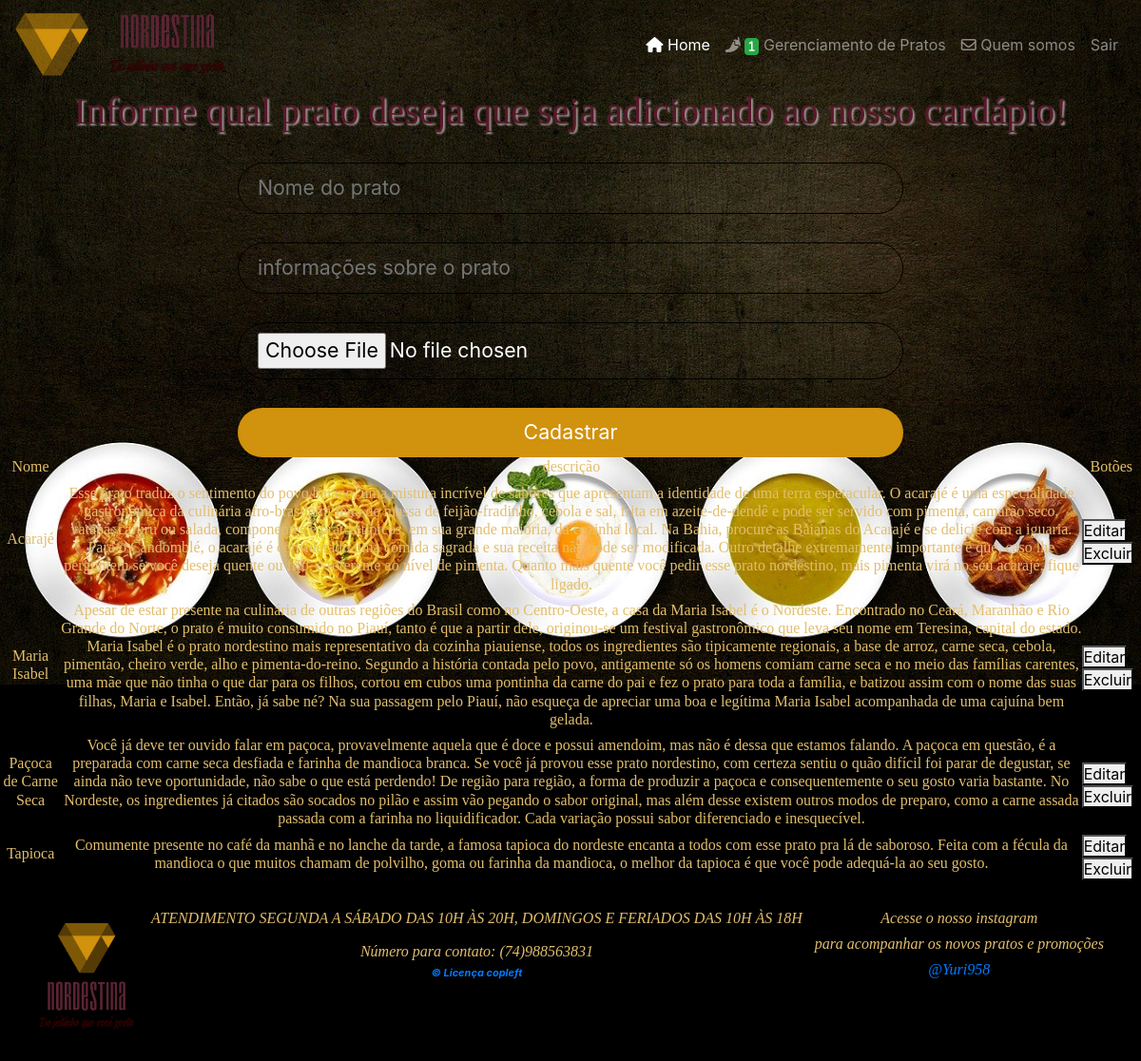
The page /especialdodia.php (signed in) on the database its author committed.
### tables this page shows
CREATE TABLE `pratos` (
  `id_prato` int(11) NOT NULL,
  `nome_do_prato` varchar(40) DEFAULT NULL,
  `inf_prato` text DEFAULT NULL,
  `imagem` varchar(255) DEFAULT NULL
);

### especialdodia.php (the view, shortened to what this page needs)
<?php
require_once "conectar.php";
$sql = "SELECT * FROM PRATOS";
$pratos = mysqli_query($con, $sql);
?>
<DOCTYPE html>
    <html lang="pt-br">
    <head>
        <link href="CSS/style.css" rel="stylesheet" type="text/css" />
    </head>
    <body>
        <?php include("cabecalho.php");
        ?>
        <h1>Informe qual prato deseja que seja adicionado ao nosso cardápio!</h1>
        <form method="POST" action="cadastrarPrato.php" enctype="multipart/form-data">
            <input class="input-prato" name="nome_do_prato" type="text" placeholder="Nome do prato" maxlenght="40" />
            <input class="input-prato" name="inf_prato" type="text" placeholder="informações sobre o prato" maxlenght="500" />
            <input class="input-prato" type="file" name="imagem" id="imagem" />
            <input class="input-prato" type="submit" value="Cadastrar" />
        </form>
        <div class="fundo-branco">
            <table>
                <tr>
                    <th>
                        <h3>
                            Nome
                    </th>
                    <th>
                        <h3>
                            descrição
                        </h3>
                    </th>
                    <th>
                        <h3>
                            Botões
                        </h3>
                    </th>
                </tr>
                <?php
                foreach ($pratos as $prato) { ?>
                    <tr>
                        <td>
                            <h3>
                                <?php
                                echo $prato['nome_do_prato'];
                                ?>
                            </h3>
                        </td>
                        <td>
                            <h3>
                                <?php
                                echo $prato['inf_prato'];
                                ?>
                        </td>
                        <td>
                            <?php echo "<a href='editarPrato.php?id_prato=" . $prato['id_prato'] . "' ><button>Editar</button></a>"; ?>
                            <?php echo "<a href='excluirPrato.php?id_prato=" . $prato['id_prato'] . "' onclick=\"return confirm('Tem certeza que deseja excluir este prato?');\"><button>Excluir</button></a>"; ?>
                        </td>
                    </tr> <?php } ?>
            </table>
        </div>
    </body>
    <footer id="rodape">
        <table>
            <div id="rodapeimg">
                <img src="Nordestina/logonordestina.png" width="100" />
            </div>
            <div id="rodapetxt">
                <h3>
                    <p>ATENDIMENTO SEGUNDA A SÁBADO DAS 10H ÀS 20H, DOMINGOS E FERIADOS DAS 10H ÀS 18H</p>Número para contato: (74)988563831
                </h3>
                <a href="https://pt.wikipedia.org/wiki/Copyleft#:~:text=A%20frase%20%C3%A9%20um%20trocadilho,de%20copiar%20e%20modificar%20novamente.">&copy; Licença copleft</a>
            </div>
            <div>
                <h3>Acesse o nosso instagram</h3>
                <h3>para acompanhar os novos pratos e promoções</h3>
                <h3><a href="https://www.instagram.com/yuri958/"> @Yuri958</a> </h3>
            </div>
        </table>
    </footer>
    </html>

### cabecalho.php (shortened to what this page needs)
<nav class="navbar navbar-icon-top navbar-expand-lg navbar-dark  mr-auto">
    <a class="navbar-brand" href="telainicio.php">
        <img src="Nordestina/logonordestinahorizontal.png" width="220" />
    </a>
    <div class="collapse navbar-collapse" id="navbarSupportedContent">
        <ul class="navbar-nav ">
            <li class="nav-item active">
                <a class="nav-link" href="telainicio.php">
                    <i class="fa fa-home"></i>
                    Home
                </a>
            </li>
            <li class="nav-item">
                <a class="nav-link" href="especialdodia.php">
                    <i class="fas fa-pepper-hot">
                        <span class="badge badge-success">1</span>
                    </i>
                    Gerenciamento de Pratos
                </a>
            </li>
            <li class="nav-item">
                <a class="nav-link" href="quemsomos.php">
                    <i class="fa fa-envelope-o">
                    </i>
                    Quem somos
                </a>
            </li>
            <li class="nav-item ">
                <a class="nav-link" href="logout.php">
                    Sair
                </a>
            </li>
        </ul>
    </div>
</nav>

### CSS/style.css (style rules this page uses)
* { margin: 0px; padding: 0px; }
h1 { font-family: cursive; text-align: center; font-size: 30pt; color: #58182b; text-shadow: 2px 2px 2px #a59797; }
h3 { font-family: Josefin Sans; font-size: 12pt; color: #e3be6d; text-align: center; }
a { right: 200; }
body { background-image: url("../Nordestina/cook-366875_1280.jpg"); background-attachment: fixed; background-size: 100%; background-repeat: no-repeat; background-color: black; }
#rodape { padding-top: 10px; margin: 20px; background-color: black; height: 150px; line-height: 10px; text-align: center; clear: both; font-size: 11px; font-weight: bold; font-style: italic; color: white; display: flex; justify-content: space-around; }
#rodapeimg { padding-top: 5px; width: 110px; left: 20%; top: 20%; margin-left: 10px; margin-top: 10px; }
.input-prato { display: block; --height: 55px; width: 700px; margin: 30px auto 0px auto; border-radius: 30px; border: 1px solid black; font-size: 16pt; padding: 10px 20px; background-color: rgba(255, 255, 255, 0.01); color: white; }
input[type="submit"] { background-color: #d1920d; border: none; }

### rows shown on the page
pratos: nome_do_prato "Acarajé", inf_prato "Esse prato traduz o sentimento do povo baiano, uma mistura incrível de sabores que apresentam a identidade de uma terra espetacular. O acarajé é uma especialidade gastronômica da culinária afro-brasileira feita de massa de feijão-fradinho, cebola e sal, frita em azeite-de-dendê e pode ser servido com pimenta, camarão seco, vatapá, caruru ou salada, componentes e pratos típicos, em sua grande maioria, da cozinha local. Na Bahia, procure as Baianas do Acarajé e se delicie com a iguaria. Para o Candomblé, o acarajé é considerado uma comida sagrada e sua receita não pode ser modificada. Outro detalhe extremamente importante é que, caso lhe perguntem se você deseja quente ou frio, é referente ao…"
pratos: nome_do_prato "Maria Isabel", inf_prato "Apesar de estar presente na culinária de outras regiões do Brasil como no Centro-Oeste, a casa da Maria Isabel é o Nordeste. Encontrado no Ceará, Maranhão e Rio Grande do Norte, o prato é muito consumido no Piauí, tanto é que a partir dele, originou-se um festival gastronômico que leva seu nome em Teresina, capital do estado. Maria Isabel é o prato nordestino mais representativo da cozinha piauiense, todos os ingredientes são tipicamente regionais, a base de arroz, carne seca, cebola, pimentão, cheiro verde, alho e pimenta-do-reino. Segundo a história contada pelo povo, antigamente só os homens comiam carne seca e no meio das famílias carentes, uma mãe que não tinha o que dar para os…"
pratos: nome_do_prato "Paçoca de Carne Seca", inf_prato "Você já deve ter ouvido falar em paçoca, provavelmente aquela que é doce e possui amendoim, mas não é dessa que estamos falando. A paçoca em questão, é a preparada com carne seca desfiada e farinha de mandioca branca. Se você já provou esse prato nordestino, com certeza sentiu o quão difícil foi parar de degustar, se ainda não teve oportunidade, não sabe o que está perdendo! De região para região, a forma de produzir a paçoca e consequentemente o seu gosto varia bastante. No Nordeste, os ingredientes já citados são socados no pilão e assim vão pegando o sabor original, mas além desse existem outros modos de preparo, como a carne assada passada com a farinha no liquidificador. Cada variação…"
pratos: nome_do_prato "Tapioca", inf_prato "Comumente presente no café da manhã e no lanche da tarde, a famosa tapioca do nordeste encanta a todos com esse prato pra lá de saboroso. Feita com a fécula da mandioca o que muitos chamam de polvilho, goma ou farinha da mandioca, o melhor da tapioca é que você pode adequá-la ao seu gosto."
